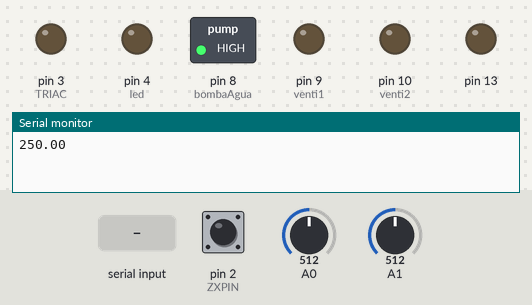
Bench run of a sketch on a simulated Arduino Uno, built with avr-gcc and run on an emulated ATmega328P. On the bench: switched loads named in the sketch (green lamp = pin HIGH), output pins drawn as LEDs (lit = HIGH), the last lines printed to the serial monitor. The test bench sets the inputs (shaded band); at power-on: pin 2 (ZXPIN) LOW, A0 = 512, A1 = 512.

Above: at 1.2 s.
1.3 s: "1\n" received over Serial
At 4.1 s:
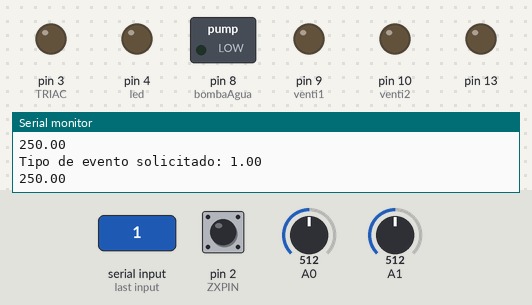
4.5 s: pin 2 (ZXPIN) driven HIGH
At 5.4 s:
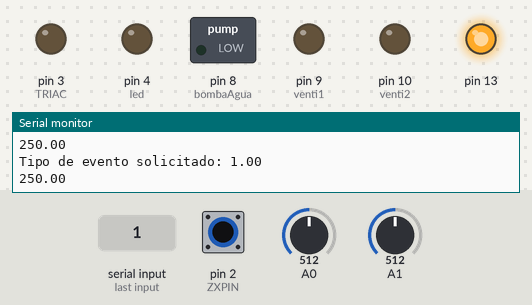
8.5 s: A0 set to 122
At 11.5 s:
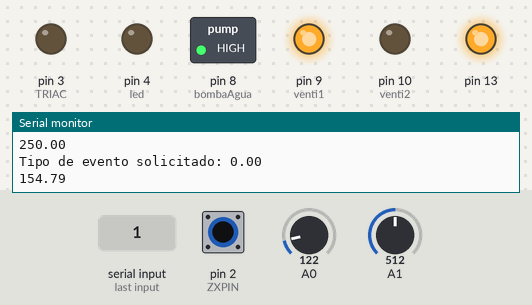
12.5 s: "3\n" received over Serial
At 15.1 s:
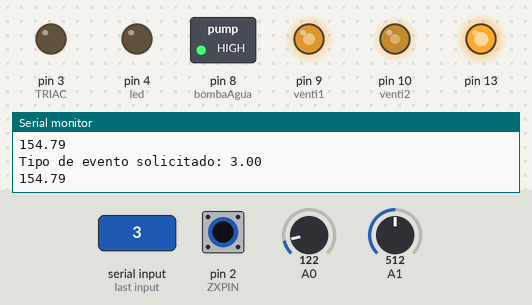
15.5 s: pin 2 (ZXPIN) pulsed LOW 5 times (0.12 s each, 0.3 s apart)
At 35.1 s:
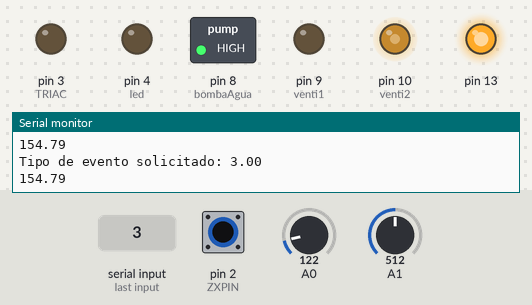
Timing chart, 0 to 35.5 s (numbered marks = the images above; inputs shaded):
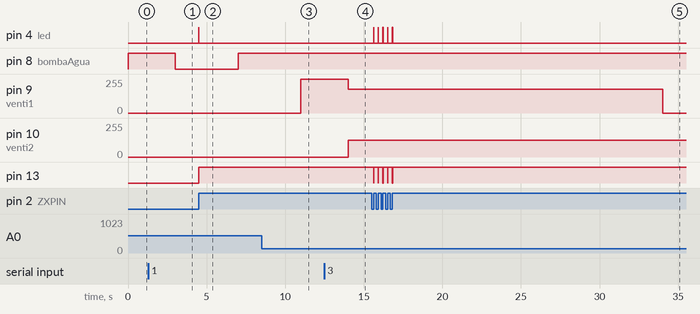

Measured:
- after the input at 1.3 s, pin 8 (bombaAgua): HIGH → LOW after 1.7 s
- after the input at 4.5 s, pin 4 (led): LOW → HIGH at once, → LOW 0.01 s later; pin 13: LOW → HIGH at once
- after the input at 8.5 s, pin 9 (venti1): 0/255 → 255/255 after 2.5 s
- after the input at 12.5 s, pin 9 (venti1): 255/255 → 178/255 after 1.5 s; pin 10 (venti2): 0/255 → 127/255 after 1.5 s
- after the input at 15.5 s, pin 4 (led): alternates HIGH for 0.01 s and LOW for 0.29 s, 10 changes in all, then stays LOW, starting after 0.12 s; pin 13: alternates HIGH for 0.29 s and LOW for 0.01 s, 10 changes in all, then stays HIGH, starting after 0.12 s

The sketch:

main.ino
```cpp
/*Elaborado por: Pamela Espinoza de los Monteros Camarillo*/
#include <Wire.h>
#include "temperature.h"
#include "bomba.h"
#include "ventilador.h"
#include "foco.h"
#include "pid.h"
#define SLAVE_ADDR 0x0A  // Dirección I2C del Arduino         <<<<<<<<<<<<<<<<<<<<<<<<<<<<<

//float temp;     <<<<<<
float receivedValue = 0; //Accion a realizar
int tipeEventReq = 0;  //tipo de evento realizado
float percentage= 0; //PWM ventilador

// Prototypes

void setup() {
  Serial.begin(9600);
  Wire.begin(SLAVE_ADDR);  // Inicializa el Arduino como un dispositivo I2C con dirección SLAVE_ADDR     <<<<<<<
  Wire.onReceive(receiveEvent);  // Configura la función receiveEvent() para manejar la recepción de datos <<<<<<<
  Wire.onRequest(requestEvent);                   //  <<<<<<<<<<<<<<<<<<<<<<
  pinMode(bombaAgua,OUTPUT); //Salida de la bomba de agua x D8
  pinMode(venti1,OUTPUT); //Salida de la bomba de agua x D9
  pinMode(venti2,OUTPUT); //Salida de la bomba de agua x D10
  digitalWrite(bombaAgua,HIGH);

  pinMode(ZXPIN, INPUT); //pin d2
	// digitalPinToInterrupt may not work, so we choose directly the
	// interrupt number. It is Zero for pin 2 on Arduino UNO
	// attachInterrupt(digitalPinToInterrupt(ZXPIN), zxhandle, RISING);
	attachInterrupt(0, zxhandle, RISING);
	// Setup output (triac) pin
	pinMode(TRIAC, OUTPUT); //D2
	// Blink led on interrupt
	pinMode(13, OUTPUT);
  pinMode(led, OUTPUT); //12
	Serial.begin(9600);
}

void loop() {
   if (Serial.available() > 0) {
    int newReq = Serial.parseInt();
    if (newReq >= 0 && newReq <= 3) {
       receivedValue = newReq;
       Serial.print("Tipo de evento solicitado: ");
       Serial.println(receivedValue);
     } else {
       Serial.println("Tipo de evento inválido");
     }
  }
  //receivedValue = 2;

	//receivedValue =Serial.parseInt();


  read_Temperature();
  executePid();
  //pid_f(); <<<<<

  Serial.println(avgtemp);
  if(receivedValue == 1){
    //Encender sistema de irrigación
    run_pump();
    tipeEventReq = 1;     //<<<<<<
    receivedValue = 0;
  }else if(receivedValue == 2){
    //executePid();   //<<<<<
    //Encender radiador
    //percentage = pid_f(); //<<<<<<
    lampPower(70);

    tipeEventReq = 2;     // <<<<<<
    receivedValue = 0;
  }
  else if(receivedValue == 3){
    //Encender ventilador}
    Venti2();
    changePwmVenti1(70.0);
    delay(20000);
    changePwmVenti1(0.0);
    tipeEventReq = 3;     //<<<<<<
    receivedValue = 0;
  }

  delay(3000);
  }

void requestEvent(){                                      //<<<<<<<<<<<<<<<<<<<<<<<
  if (tipeEventReq == 0){ // sen via temperatura
    Serial.println("se encendio tmp");
    Serial.println(avgtemp);
    //Wire.write((byte*) &tipeEventReq, sizeof(int));
    Wire.write((byte*) &avgtemp, sizeof(float));
  }else if(tipeEventReq == 1){ // se envia bomba
    Serial.print("se encendio la bomba");
    Wire.write((byte*) &tipeEventReq, sizeof(int));
    tipeEventReq = 0;
  }else if(tipeEventReq == 2){ // se envia luz
  Serial.print("se encendio la luz");
    Wire.write((byte*) &tipeEventReq, sizeof(int));
    tipeEventReq = 0;
  }else if(tipeEventReq == 3){ // se envia ventilador
  Serial.print("se encendio el vent");
    Wire.write((byte*) &tipeEventReq, sizeof(int));
    tipeEventReq = 0;
  }

}
void receiveEvent(int numBytes) {
  if (numBytes == sizeof(float)) {
    Wire.readBytes((char *)&receivedValue, sizeof(float));
    Serial.print("Power received from Raspberry Pi: ");
    Serial.println(receivedValue);
  }
}           // <<<<<<<<<<<<<<<<<<<<<<<<<<
```

bomba.h
```cpp
int bombaAgua = 8; //señal digital bomba
void run_pump(){

  digitalWrite(bombaAgua,LOW);
  delay(4000);  //off
   digitalWrite(bombaAgua,HIGH);


}
```

foco.h
```cpp
// (licence header left out)
int ZXPIN = 2;  //Pin D2 cruce por cero
int TRIAC = 3;  //Pin D3 cruce por cero
int led = 4;   //Pin D12 cruce por cero
//prototypes
float powerTime[101]={
	8127,8005,7903,7812,7728,7649,7574,7502,7433,7367,
	7302,7239,7178,7117,7059,7000,6944,6887,6832,6777,
	6723,6670,6616,6564,6512,6460,6409,6358,6307,6257,
	6207,6157,6107,6058,6008,5959,5910,5860,5811,5762,
	5713,5665,5615,5566,5517,5468,5419,5369,5320,5270,
	5220,5170,5120,5069,5018,4967,4916,4865,4812,4759,
	4707,4654,4600,4546,4491,4436,4380,4324,4266,4209,
	4150,4090,4030,3968,3905,3842,3777,3710,3643,3574,
	3503,3430,3355,3277,3198,3115,3029,2940,2845,2747,
	2643,2531,2412,2281,2138,1975,1785,1550,1222,0,0
};
// Globals
volatile bool flag = false;
int pdelay = 0;
int inc = 1;

void turnLampOn();
void zxhandle();

void lampPower(int percentage){
  pdelay = powerTime[percentage];
}

void turnLampOn(){
	// Turn sentinel LED on
	digitalWrite(13, HIGH);
  //digitalWrite(4, HIGH);
	// Send a 20us pulse to the TRIAC
	digitalWrite(TRIAC, HIGH);
	delayMicroseconds(20);
	digitalWrite(TRIAC, LOW);
  digitalWrite(led, LOW);

}

void zxhandle(){
	// TRIAC automatically shuts down on ZX
	digitalWrite(TRIAC, LOW);
	digitalWrite(13, LOW);
  digitalWrite(led, HIGH);
	delayMicroseconds(pdelay);

	if(pdelay > 0) turnLampOn();
}
```

pid.h
```cpp
float temp;
float desiredTemp = 45;
float tempPreviousError = 0, tempError = 0;
float timePassed, time, previousTime;

//Proportional
float kp=7;
//Integral
float ki=2;
//derivative
float kd=100;

//Error element of each correction type
float PID_p = 0, PID_i = 0, PID_d = 0, PID_total = 0;
//PIN
int PIN;
/*void setTemp(float desTemp){
  desiredTemp = desTemp;                <<<<<<<Cpmente esto y le di temperatura a #desiredTemp#
}*/
void executePid(){
    temp = read_Temperature();;   //<<<<<<<<<<<<<<<<<<<<<<<<<<< temp = read_temp();
    //Proportional
    tempError = desiredTemp - temp;
    PID_p = kp * tempError;

    //Calculate the integral part in +-3
    if(-3 < tempError && tempError < 3)
    {
      PID_i = PID_i + (ki * tempError);
    }
    //We calculate the speed change with derivative part
    previousTime = time;
    time = millis();
    timePassed = (time-previousTime)/1000;
    //Calculating derivative part
    PID_d = kd*((tempError-tempPreviousError)/timePassed);
    PID_total = PID_d + PID_p + PID_i;
    if(PID_total < 0)
    {    PID_total = 0;    }
    if(PID_total > 255)
    {    PID_total = 255;  }
    lampPower((int)(PID_total*100/255));
    if(temp>desiredTemp){
      changePwmVenti1((int)(PID_total*100/255));
    }


    tempPreviousError = tempError;

}
```

temperature.h
```cpp
// Variable para almacenar el valor obtenido del sensor (0 a 1023)
float tempC2;
float tempC1;
float avgtemp; //Almacena el promedio de los sensores de temperatura

float read_Temperature(void){
  //Alamcena la lectura del sensor de los pines A0 y A1
  tempC1 = analogRead(0);
  tempC2 = analogRead(1);

   // Calculamos la temperatura haciendo la conversion del voltaje
  tempC1 = (5.0 * tempC1 * 100.0)/1024.0;
  tempC2 = (5.0 * tempC2 * 100.0)/1024.0;
  //Se obtiene el promedio de ambas temprarutas y esta será la tempretura enviada
	avgtemp = (tempC1 + tempC2) /2;
}
```

ventilador.h
```cpp
int venti1 = 9;
int venti2 = 10;

void changePwmVenti1(float percentage);
void Venti2();

void Venti2(){
  analogWrite(venti2,(int)(50*255/100));
}
// PWM is the value between 0 and 100
void changePwmVenti1(float percentage){
  analogWrite(venti1,(int)(percentage*255/100));

}
```
